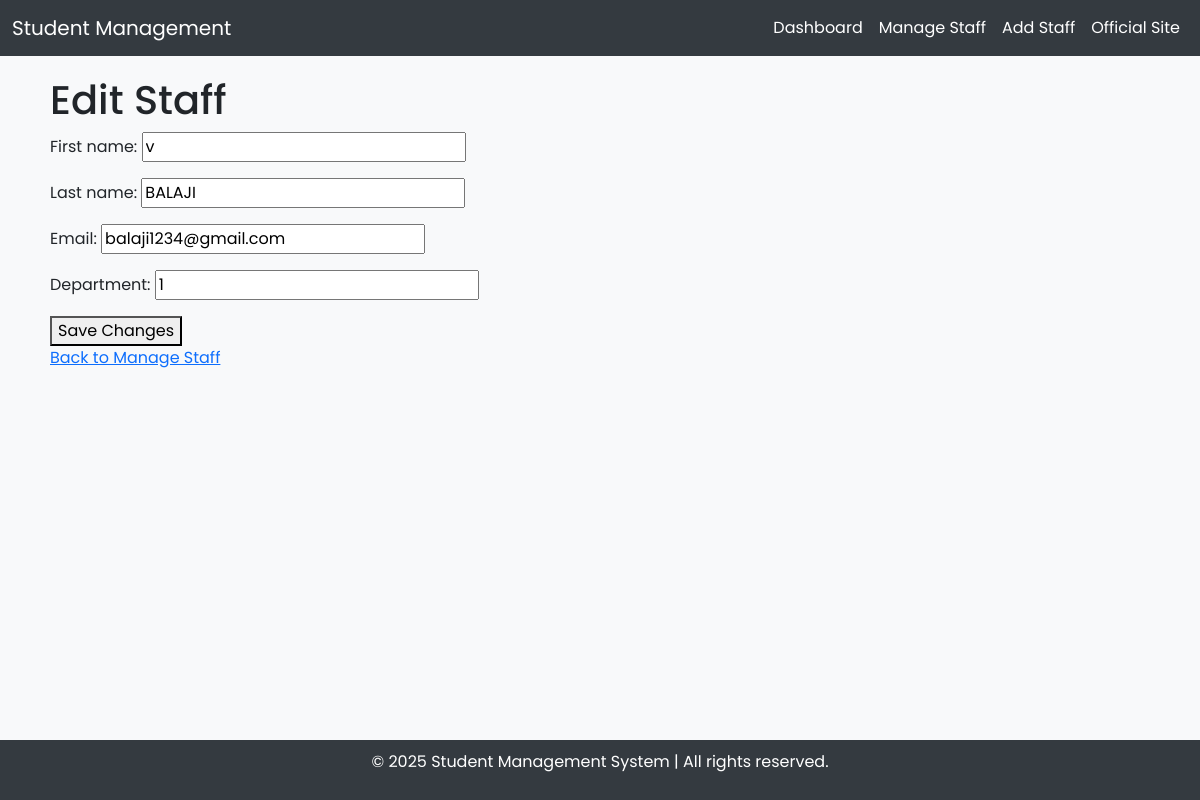
Page /edit-staff/1/ on the committed database.
### core/models.py (models this page shows, shortened)
class Staff(models.Model):
    first_name = models.CharField(max_length=50)
    last_name = models.CharField(max_length=50)
    email = models.EmailField(unique=True)
    department = models.CharField(max_length=100)  # Not a ForeignKey
    joining_date = models.DateField(auto_now_add=True)

### core/views.py (the view)
# urls.py: path('edit-staff/<int:staff_id>/', views.edit_staff, name='edit_staff'),
def edit_staff(request, staff_id):
    staff = get_object_or_404(Staff, id=staff_id)
    if request.method == 'POST':
        form = StaffForm(request.POST, instance=staff)
        if form.is_valid():
            form.save()
            return redirect('manage_staff')
    else:
        form = StaffForm(instance=staff)
    return render(request, 'core/edit_staff.html', {'form': form})

### core/forms.py
class StaffForm(forms.ModelForm):
    class Meta:
        model = Staff
        fields = ['first_name', 'last_name', 'email', 'department']

### core/templates/core/edit_staff.html (shortened to what this page needs)
{% extends 'base.html' %}
{% block content %}
<h1>Edit Staff</h1>
<form method="post">
    {{ form.as_p }}
    <button type="submit">Save Changes</button>
</form>
<a href="{% url 'manage_staff' %}">Back to Manage Staff</a>
{% endblock %}

### core/templates/base.html (style rules this page uses)
body { font-family: 'Poppins', sans-serif; background-color: #f8f9fa; }

### rows in the picture
Staff: first_name "v", last_name "BALAJI", email "balaji1234@gmail.com", department "1"
